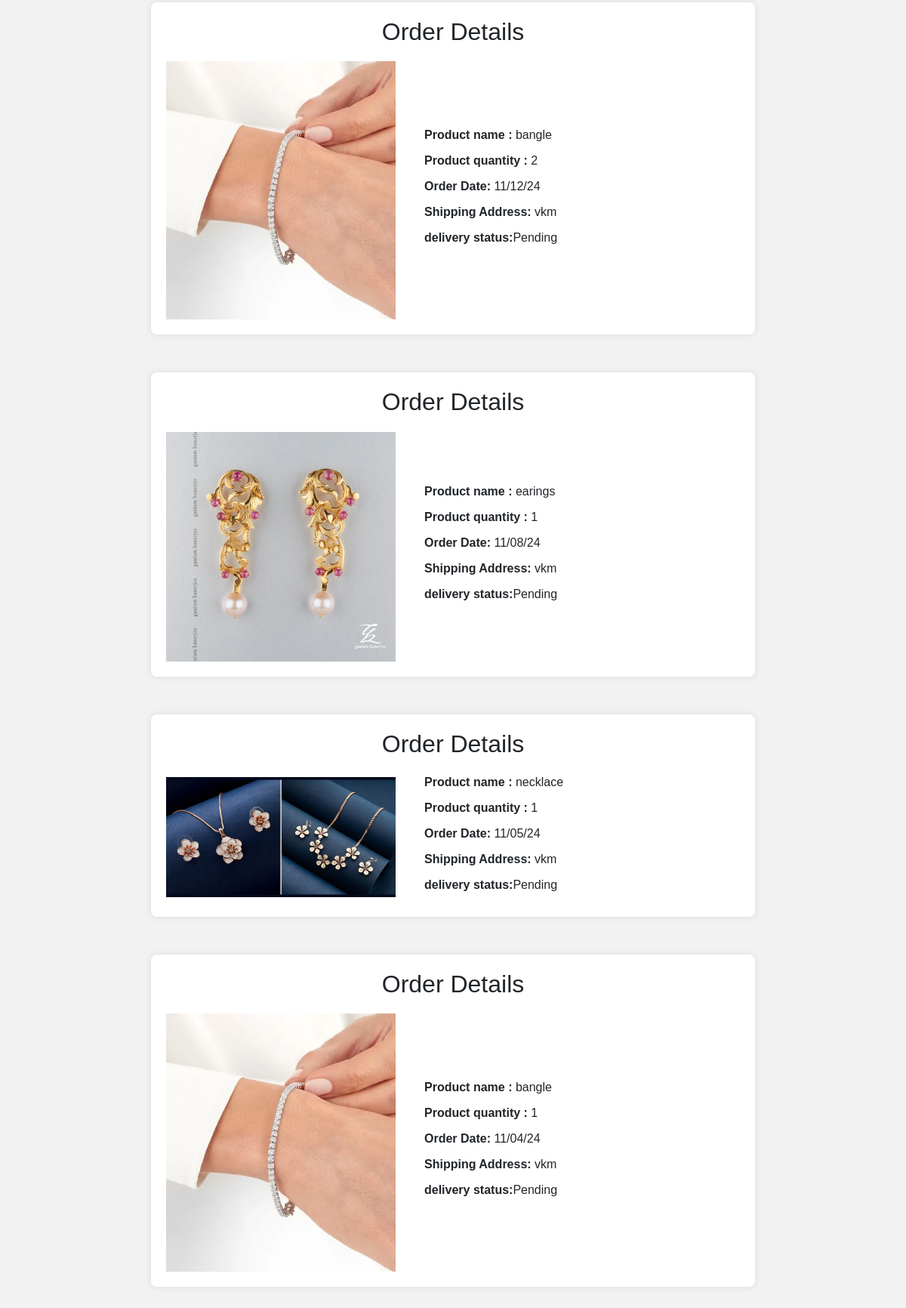
The page /orderdetails (signed in, lower part) on the database as committed earlier.
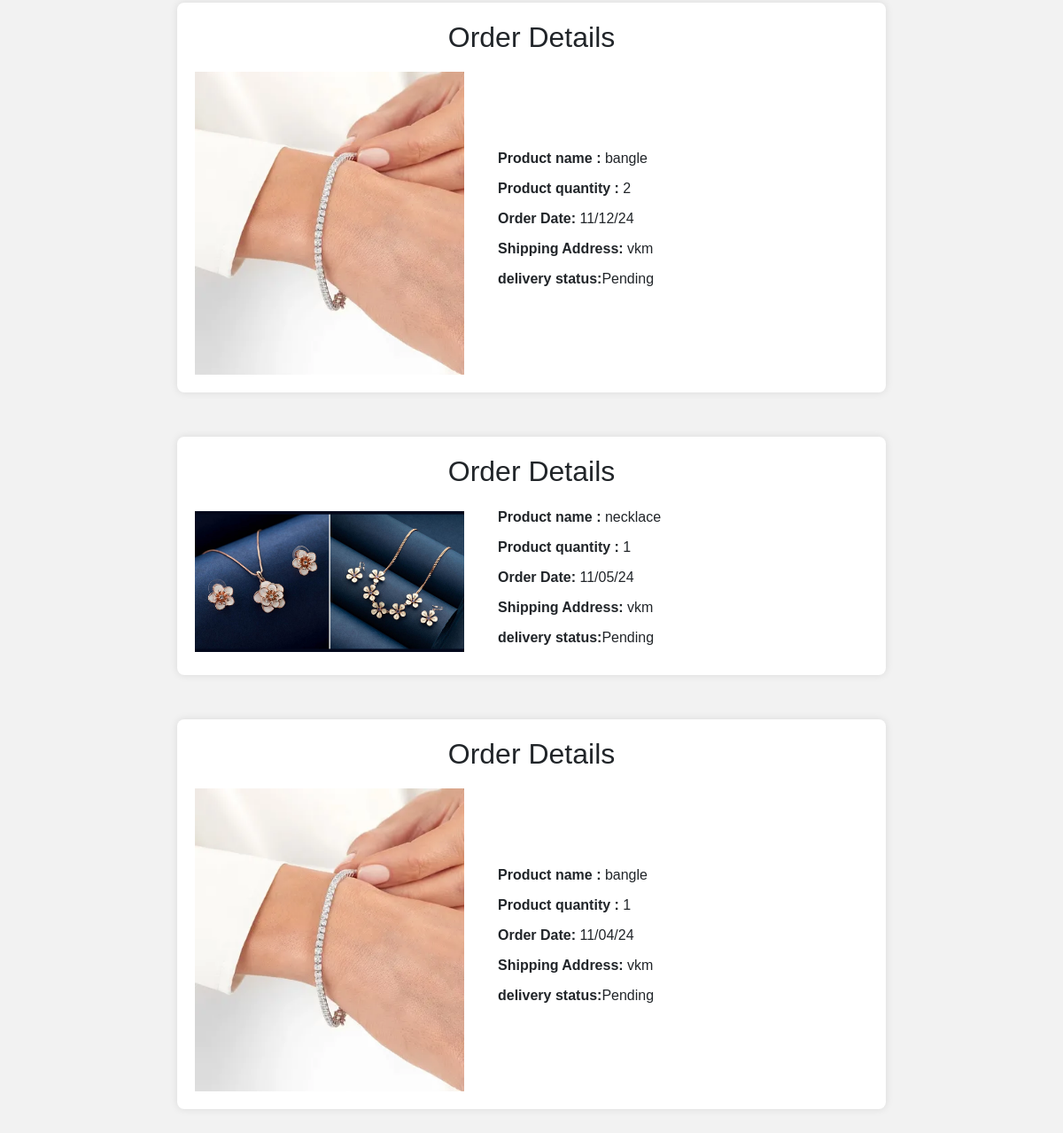
The same page on the database as committed later.
### app/models.py (models this page shows, shortened)
class Buy(models.Model):
    product = models.ForeignKey(Product,on_delete=models.CASCADE)
    user = models.ForeignKey(Register,on_delete=models.CASCADE)
    date_of_buying = models.TextField()
    quantity = models.IntegerField()
    price = models.IntegerField()
    DELIVERY_STATUS_CHOICES = [
        ("Pending", "Pending"),
        ("Shipped", "Shipped"),
        ("In Transit", "In Transit"),
        ("Delivered", "Delivered"),
    ]
    delivery_status = models.CharField(
        max_length=20, choices=DELIVERY_STATUS_CHOICES, default="Pending"
    )

class Product(models.Model):
    shop = models.ForeignKey(Shopreg,on_delete=models.CASCADE)
    name = models.TextField()
    discription = models.TextField()
    price = models.IntegerField()
    quantity = models.IntegerField()
    offerprice = models.IntegerField()
    image = models.FileField()

class Register(models.Model):
    Email = models.EmailField(unique=True)
    name = models.TextField()
    phonenumber = models.IntegerField()
    password = models.TextField()
    location= models.TextField()

### app/views.py (the view)
# urls.py: path('orderdetails',views.orderdetails),
def orderdetails(req):
    data=Buy.objects.filter(user=get_usr(req))[::-1]
    return render(req,'user/orderdetails.html',{'data':data})

### app/views.py (called while the page is built)
def get_usr(req):
    data=Register.objects.get(Email=req.session['user'])
    return data

### template/user/orderdetails.html (shortened to what this page needs)
<!DOCTYPE html>
<html lang="en">
<head>
    <link href="https://cdn.jsdelivr.net/npm/bootstrap@5.3.3/dist/css/bootstrap.min.css" rel="stylesheet">
</head>
<body>
   {% for i in data %}
   <div class="order-container">
       <h2>Order Details</h2>
       <div class="order-row">
           <div class="order-left">
               <img src="{{i.product.image.url}}" alt="Product Image" style="width:100%;">
           </div>
           <div class="order-right">
               <p><strong>Product name :</strong> {{i.product.name}}</p>
               <p><strong>Product quantity :</strong> {{i.quantity}}</p>
               <p><strong>Order Date:</strong> {{i.date_of_buying}}</p>
               <p><strong>Shipping Address:</strong> {{i.user.location}}</p>
               <p><strong>delivery status:</strong>{{ i.delivery_status }} </p>
           </div>
       </div>
   </div>
   {% endfor %}
</body>
</html>

Rows that differ between the two databases and show on the page:
removed Buy: product.image (picture), product.name "earings", quantity "1", date_of_buying "11/08/24", user.location "vkm", delivery_status "Pending"
